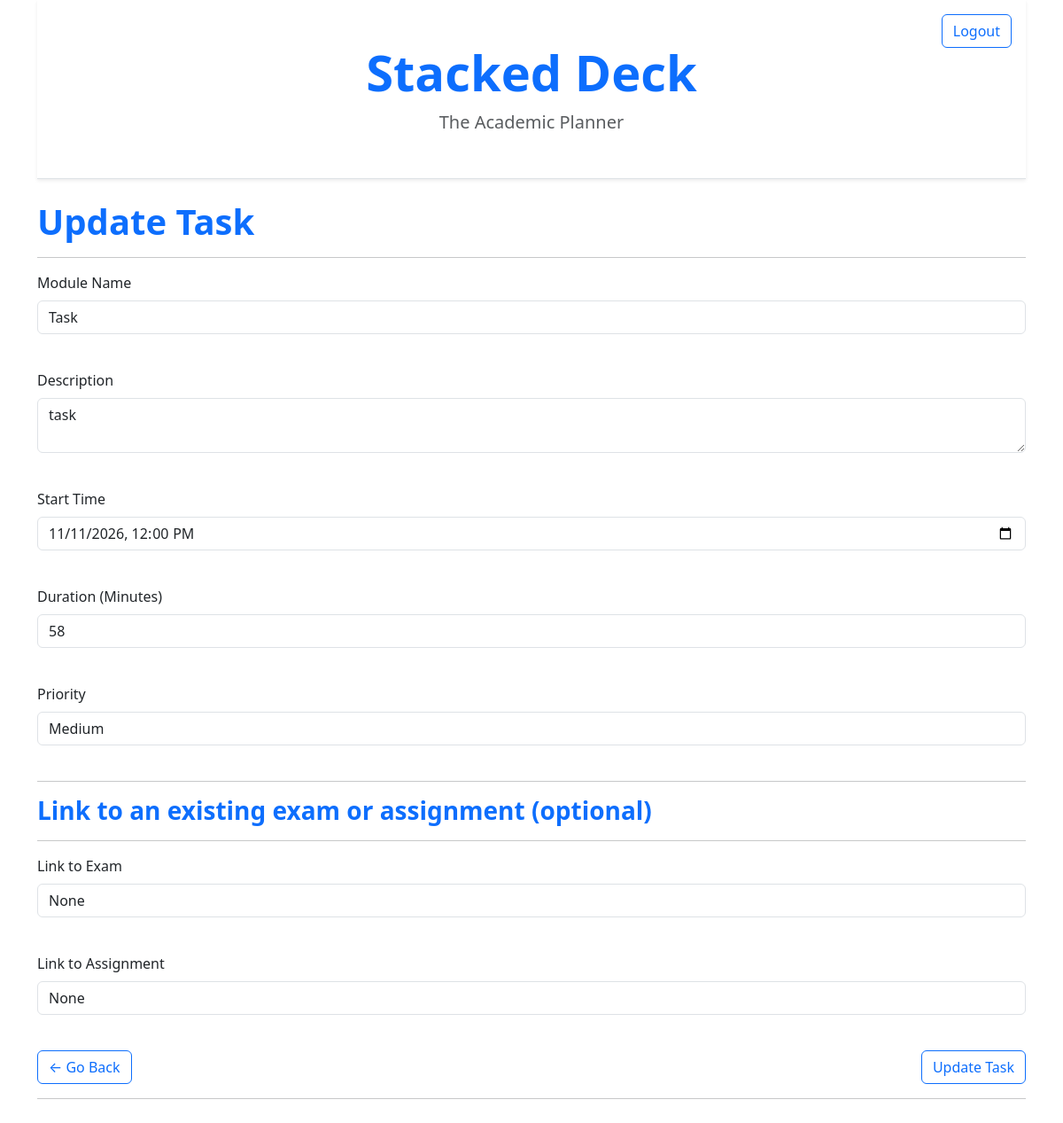
The page /update-task/1 (signed in) on the database its author committed.
### app/models.py (models this page shows)
class Task(db.Model):
    id: so.Mapped[int] = so.mapped_column(primary_key=True)
    module: so.Mapped[str] = so.mapped_column(sa.String(256), index=True)
    description: so.Mapped[str] = so.mapped_column(sa.String(256))
    completed: so.Mapped[bool] = so.mapped_column(sa.Boolean, index=True, default=False, nullable=False)
    priority: so.Mapped[Priority] = so.mapped_column(
        sa.Enum(Priority),
        default=Priority.MEDIUM,
        nullable=False
    )
    scheduled_time: so.Mapped[datetime.datetime] = so.mapped_column(sa.DateTime(timezone=True), index=True, nullable=False)
    duration_minutes: so.Mapped[int] = so.mapped_column(sa.Integer, default=60)
    user_id: so.Mapped[int] = so.mapped_column(sa.ForeignKey(User.id), index=True)
    author: so.Mapped[User] = so.relationship(back_populates='tasks')
    exam_id: so.Mapped[Optional[int]] = so.mapped_column(sa.ForeignKey(Exam.id), nullable=True)
    assignment_id: so.Mapped[Optional[int]] = so.mapped_column(sa.ForeignKey(Assignment.id), nullable=True)
    exam: so.Mapped[Optional['Exam']] = so.relationship(back_populates='tasks')
    assignment: so.Mapped[Optional['Assignment']] = so.relationship(back_populates='tasks')

### app/routes.py (the view, shortened to what this page needs)
@app.route('/update-task/<int:task_id>', methods=['GET','POST'])
@login_required
def updating_task(task_id):
    task_to_update = Task.query.get_or_404(task_id)
    form = TaskForm(obj=task_to_update)
    form.submit.label.text = "Update Task"
    form.exam_id.choices = [(0, 'None')] + [(e.id, e.module) for e in db.session.scalars(current_user.exams.select()).all()]
    form.assignment_id.choices = [(0, 'None')] + [(a.id, a.title) for a in db.session.scalars(current_user.assignments.select()).all()]
    return render_template("update-task.html", form=form)

### app/forms.py (shortened to what this page needs)
class TaskForm(FlaskForm):
    module = StringField('Module Name', validators=[DataRequired(), Length(max=256)])
    description = TextAreaField('Description', validators=[Length(max=256)])
    scheduled_time = DateTimeLocalField('Start Time', format='%Y-%m-%dT%H:%M', validators=[DataRequired()])
    duration_minutes = IntegerField('Duration (Minutes)', default=60)
    priority = SelectField('Priority', coerce=int, choices=PRIORITY_CHOICES, default=Priority.MEDIUM.value)
    exam_id = SelectField('Link to Exam', coerce=int, validators=[Optional()])
    assignment_id = SelectField('Link to Assignment', coerce=int, validators=[Optional()])
    submit = SubmitField('Schedule Task')

### app/models.py (called while the page is built)
@login.user_loader
def load_user(id):
    return db.session.get(User, int(id))

### app/templates/update-task.html (shortened to what this page needs)
{% extends "base.html" %}
{% block content %}
    <h1 class="display-6 fw-bold text-primary">Update Task</h1>
    <hr>
     <form action='' method="post" novalidate>
<p>
            {{ form.module.label(class="form-label") }}<br>
            {{ form.module(class="form-control") }}<br>
        </p>
        <p>
            {{ form.description.label(class="form-label") }}<br>
            {{ form.description(class="form-control") }}<br>
        </p>
        <p>
            {{ form.scheduled_time.label(class="form-label") }}<br>
            {{ form.scheduled_time(class="form-control") }}<br>
        </p>
        <p>
            {{ form.duration_minutes.label(class="form-label") }}<br>
            {{ form.duration_minutes(class="form-control") }}<br>
        </p>
        <p>
            {{ form.priority.label(class="form-label") }}<br>
            {{ form.priority(class="form-control") }}<br>
        </p>
        <hr>
        <h3 class="display-9 fw-bold text-primary">Link to an existing exam or assignment (optional)</h3>
        <hr>
        <p>
            {{ form.exam_id.label(class="form-label") }}<br>
            {{ form.exam_id(class="form-control") }}<br>
        </p>
        <p>
            {{ form.assignment_id.label(class="form-label") }}<br>
            {{ form.assignment_id(class="form-control") }}<br>
        </p>
                <div class="d-flex">
            <a href="{{ url_for('view_tasks') }}" class="btn btn-outline-primary">← Go Back</a>
        {{ form.submit(class="btn btn-outline-primary ms-auto") }}
        </div>
        <hr>
    </form>
{% endblock %}

### rows shown on the page
Task: module "Task", description "task", scheduled_time "11/11/2026 12:00", duration_minutes "58", priority "Medium", exam_id "None", assignment_id "None"
